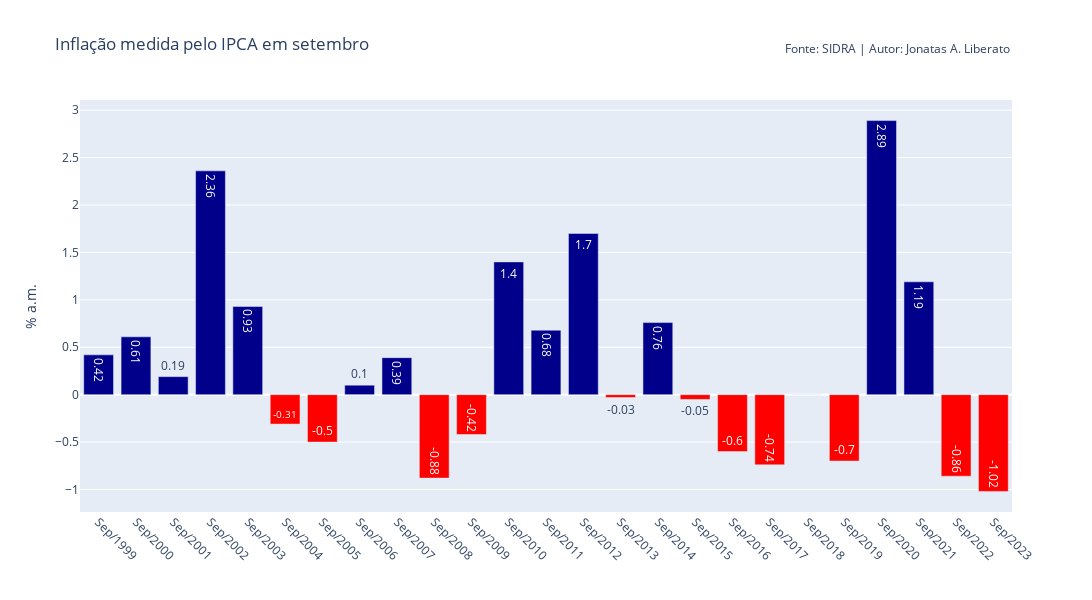

Notebook cell for this chart:
### Markdown cell above
### 4.2 Plot nosso de cada dia

### Code cell
import pandas as pd
import plotly.express as px

# Adiciona uma coluna 'color' com base na condição 'ipca' < 0
ipca_set_september['color'] = ipca_set_september['ipca'] < 0

# Criando um gráfico de barras usando Plotly Express
fig = px.bar(ipca_set_september, x='date', y='ipca',
             title='Inflação medida pelo IPCA em setembro',
             labels={'ipca': '% a.m.', 'date': ''},
             text='ipca',
             color='color',  # Usa a coluna 'color' para a cor
             color_discrete_map={True: 'red', False: 'darkblue'},  # Mapeia cores para valores específicos
             )

# Personalizando o layout
fig.update_layout(xaxis=dict(tickmode='array', tickvals=list(ipca_set_september['date']),
                              ticktext=ipca_set_september['date'].dt.strftime('%b/%Y').tolist(),
                              tickangle=45, dtick='M1'),
                  showlegend=False,
                  annotations=[dict(text='Fonte: SIDRA | Autor: Jonatas A. Liberato', showarrow=False,
                                    xref='paper', yref='paper', x=1, y=1.1, xanchor='right', yanchor='bottom')],
                  height=600, width=1200)

# Exibindo o gráfico
fig.show()

### Figure 1 — Plotly figure (JSON) as saved in the notebook; plotly's stock layout.template omitted (floating-point values rounded to 4 significant figures)
{"data": [{"alignmentgroup": "True", "hovertemplate": "color=False<br>=%{x}<br>% a.m.=%{text}<extra></extra>", "legendgroup": "False", "marker": {"color": "darkblue", "pattern": {"shape": ""}}, "name": "False", "offsetgroup": "False", "orientation": "v", "showlegend": true, "text": [0.42, 0.61, 0.19, 2.36, 0.93, 0.1, 0.39, 1.4, 0.68, 1.7, 0.76, 0, 2.89, 1.19], "textposition": "auto", "type": "bar", "x": ["1999-09-01T00:00:00", "2000-09-01T00:00:00", "2001-09-01T00:00:00", "2002-09-01T00:00:00", "2003-09-01T00:00:00", "2006-09-01T00:00:00", "2007-09-01T00:00:00", "2010-09-01T00:00:00", "2011-09-01T00:00:00", "2012-09-01T00:00:00", "2014-09-01T00:00:00", "2018-09-01T00:00:00", "2020-09-01T00:00:00", "2021-09-01T00:00:00"], "xaxis": "x", "y": [0.42, 0.61, 0.19, 2.36, 0.93, 0.1, 0.39, 1.4, 0.68, 1.7, 0.76, 0, 2.89, 1.19], "yaxis": "y"}, {"alignmentgroup": "True", "hovertemplate": "color=True<br>=%{x}<br>% a.m.=%{text}<extra></extra>", "legendgroup": "True", "marker": {"color": "red", "pattern": {"shape": ""}}, "name": "True", "offsetgroup": "True", "orientation": "v", "showlegend": true, "text": [-0.31, -0.5, -0.88, -0.42, -0.03, -0.05, -0.6, -0.74, -0.7, -0.86, -1.02], "textposition": "auto", "type": "bar", "x": ["2004-09-01T00:00:00", "2005-09-01T00:00:00", "2008-09-01T00:00:00", "2009-09-01T00:00:00", "2013-09-01T00:00:00", "2015-09-01T00:00:00", "2016-09-01T00:00:00", "2017-09-01T00:00:00", "2019-09-01T00:00:00", "2022-09-01T00:00:00", "2023-09-01T00:00:00"], "xaxis": "x", "y": [-0.31, -0.5, -0.88, -0.42, -0.03, -0.05, -0.6, -0.74, -0.7, -0.86, -1.02], "yaxis": "y"}], "layout": {"annotations": [{"showarrow": false, "text": "Fonte: SIDRA | Autor: Jonatas A. Liberato", "x": 1, "xanchor": "right", "xref": "paper", "y": 1.1, "yanchor": "bottom", "yref": "paper"}], "barmode": "relative", "height": 600, "legend": {"title": {"text": "color"}, "tracegroupgap": 0}, "showlegend": false, "title": {"text": "Inflação medida pelo IPCA em setembro"}, "width": 1200, "xaxis": {"anchor": "y", "domain": [0, 1], "dtick": "M1", "tickangle": 45, "tickmode": "array", "ticktext": ["Sep/1999", "Sep/2000", "Sep/2001", "Sep/2002", "Sep/2003", "Sep/2004", "Sep/2005", "Sep/2006", "Sep/2007", "Sep/2008", "Sep/2009", "Sep/2010", "Sep/2011", "Sep/2012", "Sep/2013", "Sep/2014", "Sep/2015", "Sep/2016", "Sep/2017", "Sep/2018", "Sep/2019", "Sep/2020", "Sep/2021", "Sep/2022", "Sep/2023"], "tickvals": ["1999-09-01T00:00:00", "2000-09-01T00:00:00", "2001-09-01T00:00:00", "2002-09-01T00:00:00", "2003-09-01T00:00:00", "2004-09-01T00:00:00", "2005-09-01T00:00:00", "2006-09-01T00:00:00", "2007-09-01T00:00:00", "2008-09-01T00:00:00", "2009-09-01T00:00:00", "2010-09-01T00:00:00", "2011-09-01T00:00:00", "2012-09-01T00:00:00", "2013-09-01T00:00:00", "2014-09-01T00:00:00", "2015-09-01T00:00:00", "2016-09-01T00:00:00", "2017-09-01T00:00:00", "2018-09-01T00:00:00", "2019-09-01T00:00:00", "2020-09-01T00:00:00", "2021-09-01T00:00:00", "2022-09-01T00:00:00", "2023-09-01T00:00:00"], "title": {"text": ""}}, "yaxis": {"anchor": "x", "domain": [0, 1], "title": {"text": "% a.m."}}}}
